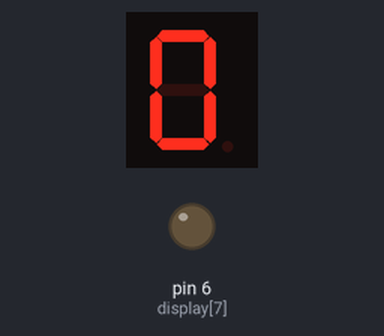
This sketch was run on a simulated Arduino Uno, built with avr-gcc and run on an emulated ATmega328P. Shown: 1-digit seven-segment display, output pins drawn as LEDs (lit = HIGH). Wiring (inferred from the names in the program): 1-digit 7-segment display, segments lit when HIGH: segments pin 8, pin 9, pin 10, pin 11, pin 12, pin 13, pin 7. The segment pins are drawn as the display they are named for; pins used as bus, display or sensor lines are not drawn.

Above: at 0.1 s.
At 1.1 s:
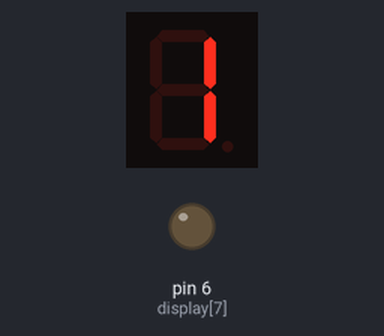
At 2.1 s:
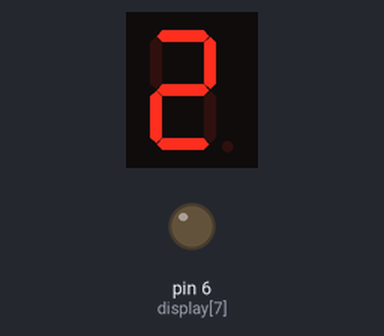
At 4.1 s:
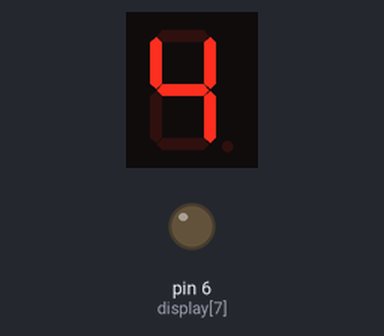
At 6.1 s:
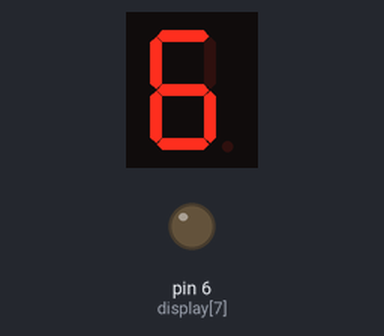
At 9.1 s:
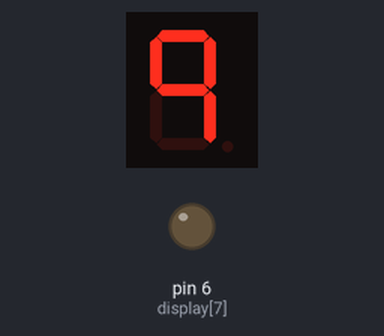

Measured:
- by itself, everything shown: repeats every 10.0 s, in 10 steps
- what the display in image 1 shows lasts 1.0 s, from 1.0 s to 2.0 s

The sketch:

_07_CONTADOR_CRESCENTE.ino
```cpp
/*
  Workshop do Embarcados no Arduino Day 2015
  Fabio Souza
  Igor Tavares

  Exemplo 7 - Contador Crescente
  Esse programa exibe a contagem crescente de 0 a 9  no display
 */

//segmentos A,B,C,D,E,F,G,P
int display[] = {8,9,10,11,12,13,7,6};

//TABELA PARA CONVERSAO DOS NUMEROS
const int valor[] = {
  0b00111111, // 0
  0b00000110, // 1
  0b01011011, // 2
  0b01001111, // 3
  0b01100110, // 4
  0b01101101, // 5
  0b01111101, // 6
  0b00000111, // 7
  0b01111111, // 8
  0b01100111, // 9
};

//varivel para contagem
int cont = 0;

// configurações
void setup() {
  for (int i=6; i<=13; i++) {         //configura pinos de 6 a 13 como saidas
    pinMode(i, OUTPUT);               //configura como saida
  }
}

// loop principal
void loop() {
  escreve(cont);          //atualiza display
  delay(1000);            //delay de 1 seg
  cont++;                 //incrementa contador
  if(cont>9) cont = 0;    //se passou de 9 reinicia

}

/*
 funçao para conversao de valores no display
*/

void escreve(int x)
{
  byte numero = valor[x];      //carrega valor da tabela

  for(int i = 0;i<8;i++)       //varre bita
  {
    digitalWrite(display[i],bitRead(numero, i)); //liga segmento com o valor so bit
  }
}
```
